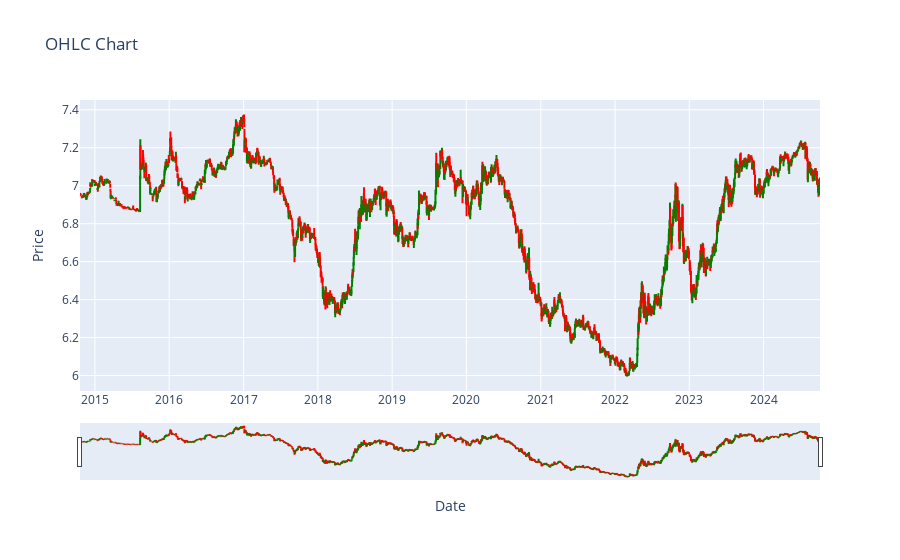

Source (notebook cell):
### Code cell
import plotly.graph_objects as go

# Convert Polars DataFrame to pandas if needed
df_pandas = df.to_pandas()

# Create OHLC chart
fig = go.Figure(data=[go.Ohlc(
    x=df_pandas['Date'],
    open=df_pandas['Open'],
    high=df_pandas['High'],
    low=df_pandas['Low'],
    close=df_pandas['Close'],
    increasing_line_color='green',  # Color for increasing bars
    decreasing_line_color='red'     # Color for decreasing bars
)])

# Set title and labels
fig.update_layout(
    title="OHLC Chart",
    xaxis_title="Date",
    yaxis_title="Price",
)

# Show the plot
fig.show()

### Figure 1 — Plotly figure (JSON) as saved in the notebook; plotly's stock layout.template omitted (floating-point values rounded to 4 significant figures; data arrays with more than 128 entries replaced by an {"elided": "..."} marker saying what was removed)
{"data": [{"close": {"elided": "2594 float values"}, "decreasing": {"line": {"color": "red"}}, "high": {"elided": "2594 float values"}, "increasing": {"line": {"color": "green"}}, "low": {"elided": "2594 float values"}, "open": {"elided": "2594 float values"}, "type": "ohlc", "x": {"elided": "2594 str values"}}], "layout": {"title": {"text": "OHLC Chart"}, "xaxis": {"title": {"text": "Date"}}, "yaxis": {"title": {"text": "Price"}}}}
